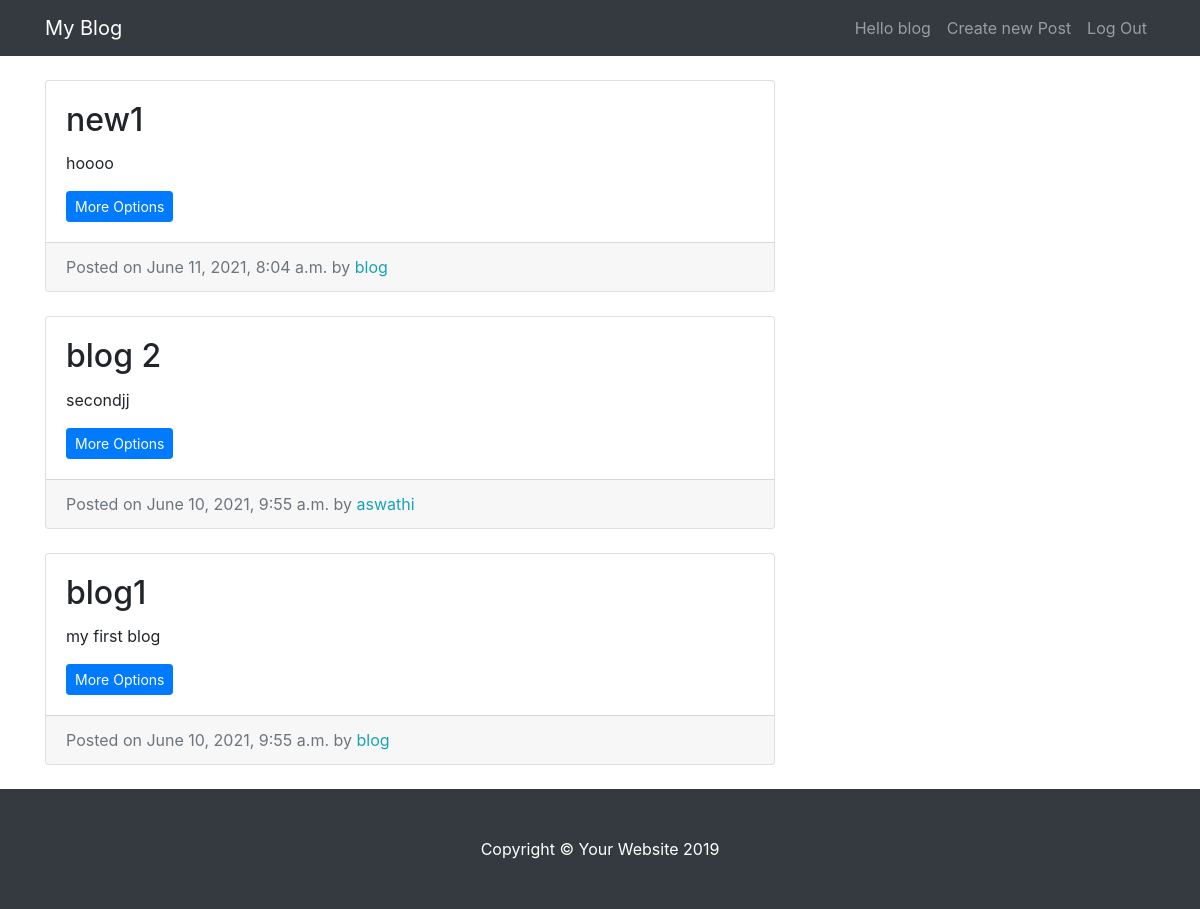
The app's page / (signed in) with its own data.
### blogapp/models.py (models this page shows, shortened)
class Post(models.Model):
    title=models.CharField(max_length=50)
    text=models.TextField()
    date=models.DateTimeField(auto_now_add=True)
    author=models.ForeignKey(User,on_delete=models.CASCADE)

### blogapp/views.py (the view)
# urls.py: path('',HomeView.as_view(),name="blog-home"),
class HomeView(LoginRequiredMixin,ListView):
    model = Post
    template_name: str = 'blogapp/index.html'
    context_object_name = "blog_posts"
    ordering = ['-date']
    paginate_by = 3

### blogapp/templates/blogapp/index.html (shortened to what this page needs)
{% extends 'blogapp/base.html' %}
{% block content %}
      <div class="col-md-8">
      {% for post in blog_posts %}
        <div class="card mb-4 mt-4">
          <div class="card-body">
            <h2 class="card-title">{{post.title}}</h2>
            <p class="card-text"> {{post.text}}</p>
            <a href="{% url 'entry_detail' post.pk %}" class="btn btn-primary btn-sm">More Options</a>
          </div>
          <div class="card-footer text-muted">
            Posted on {{post.date}} by
            <span class= "text-info mr-2">{{post.author}}</span>
          </div>
        </div>
      {% endfor %}
      </div>
{% endblock %}

### blogapp/templates/blogapp/base.html (shortened to what this page needs)
{% load static %}
<!DOCTYPE html>
<html lang="en">
<head>
  <link href="{% static 'blogapp/vendor/bootstrap/css/bootstrap.min.css' %}" rel="stylesheet">
  <link href="{% static 'blogapp/css/blog-home.css' %}" rel="stylesheet">
</head>
<body>
  <nav class="navbar navbar-expand-lg navbar-dark bg-dark fixed-top">
    <div class="container">
      <a class="navbar-brand" href="{% url 'blog-home' %}">My Blog</a>
      <div class="collapse navbar-collapse" id="navbarResponsive">
        <ul class="navbar-nav ml-auto">
          <li class="nav-item">
            <a class="nav-link" href="#">Hello {{user.username}}</a>
          </li>
          <li class="nav-item">
            <a class="nav-link" href="{% url 'create_entry' %}">Create new Post</a>
          </li>
          <li class="nav-item">
            <a class="nav-link" href="{% url 'logout' %}">Log Out</a>
          </li>
        </ul>
      </div>
    </div>
  </nav>
  <div class="container">
    <div class="row">
    {% block content %} {% endblock %}
    <div class="col-md-4">
      </div>
    </div>
  </div>
  <footer class="py-5 bg-dark">
    <div class="container">
      <p class="m-0 text-center text-white">Copyright &copy; Your Website 2019</p>
    </div>
  </footer>
</body>
</html>

### blogapp/static/blogapp/css/blog-home.css (style rules this page uses)
body { padding-top: 56px; }

### records on screen
Post: title "new1", text "hoooo", date "June 11, 2021, 8:04 a.m.", author "blog"
Post: title "blog 2", text "secondjj", date "June 10, 2021, 9:55 a.m.", author "aswathi"
Post: title "blog1", text "my first blog", date "June 10, 2021, 9:55 a.m.", author "blog"

### other values on screen
{{ user.username }} "blog"
